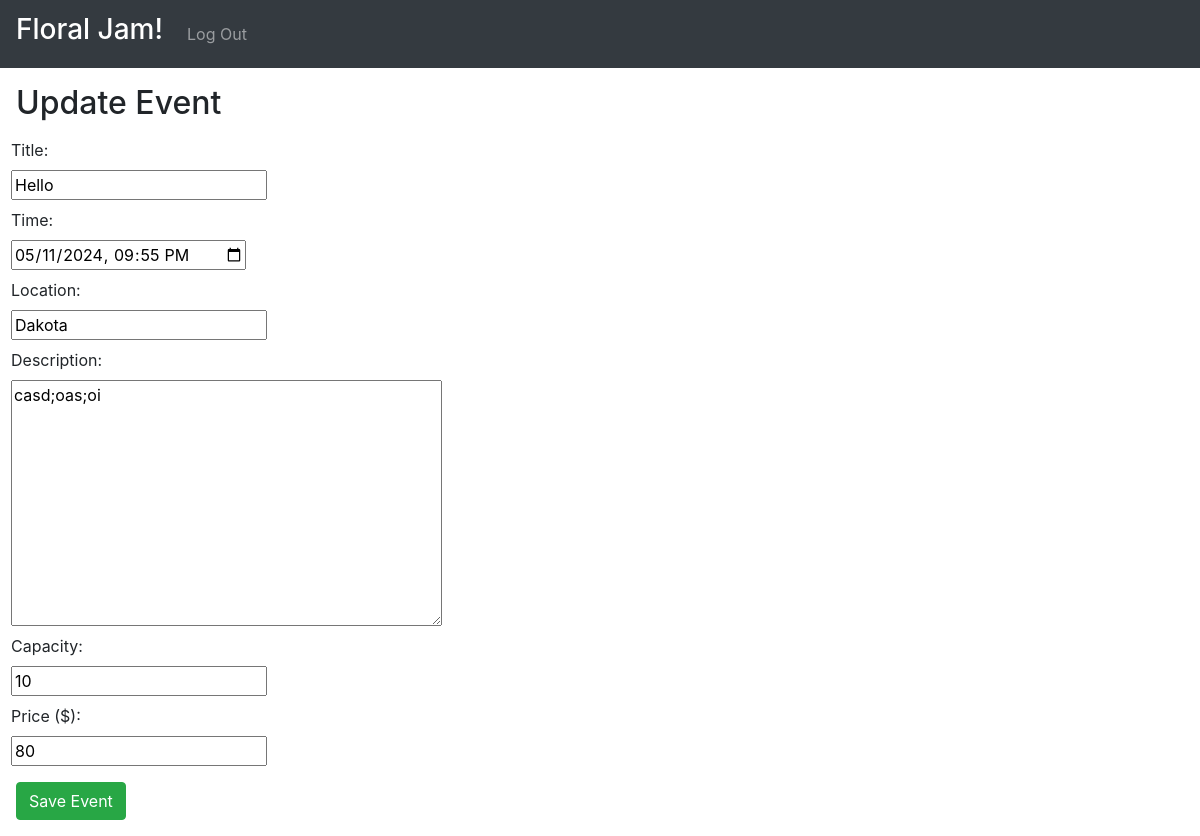
/create/1 (signed in), run on an earlier commit of the app's database.
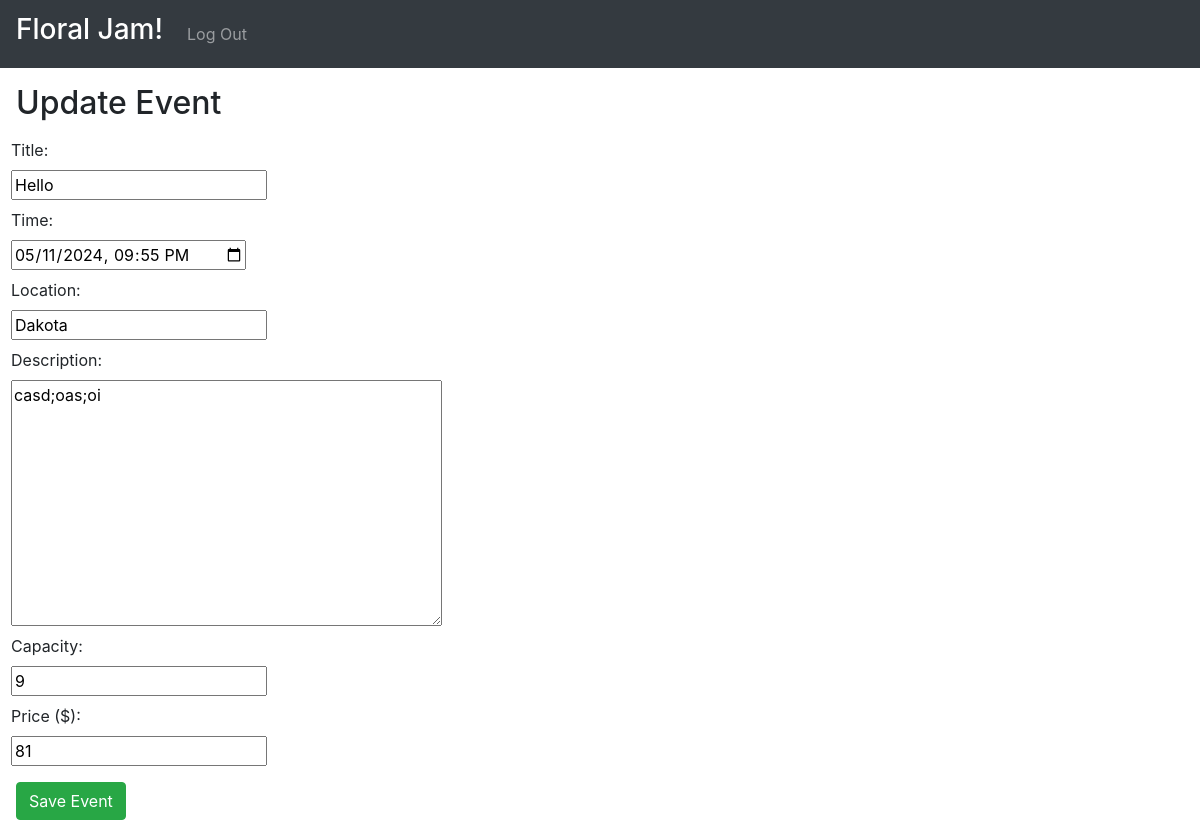
And on a later commit of the database.
### floral_jamming/models.py (models this page shows, shortened)
class Event(models.Model):
    title = models.CharField(max_length=100)
    price = models.IntegerField(validators=[MinValueValidator(0)], default=80)
    time = models.DateTimeField()
    location = models.CharField(max_length=300)
    description = models.CharField(max_length=3000)
    capacity = models.IntegerField(validators=[MinValueValidator(0)], default=10)
    creator = models.ForeignKey(User, on_delete=models.CASCADE, related_name="events")

### floral_jamming/views.py (the view)
# urls.py: path("create", views.create, name="create"),
@staff_member_required
def create(request: HttpRequest, event_id: int = 0) -> HttpResponse | HttpResponseRedirect:
     try:
          event = event_service.get_event_by_id(event_id)
     except Event_Does_Not_Exist:
          event = None
     if request.user != event.creator:
          auth_service.logout(request)
          return HttpResponseRedirect(reverse("floral_jamming:login", args=[event_id]))
     if request.method == "POST":
          form = EventForm(request.POST)
          try:
               if event_id > 0:
                    event = event_service.update_event(user=request.user, event_id=event_id, form=form)
               else:
                    event = event_service.create_event(user=request.user, form=form)
               return HttpResponseRedirect(reverse("floral_jamming:details", args=[event.id]))
          except Invalid_Form as e:
               return render(request, "floral_jamming/create.html", {
                    "message": e,
                    "form": form,
                    "event": event,
               })
     else:
          return render(request, "floral_jamming/create.html", {
               "form": EventForm(instance=event),
               "event": event,
          })

### floral_jamming/forms.py
class EventForm(forms.ModelForm):
    class Meta:
        model = Event
        fields = ['title', 'time', 'location', 'description', 'capacity', 'price']
        widgets = {
            'time': forms.DateTimeInput(attrs={'type': 'datetime-local'}),
            'description': forms.Textarea(),
            'capacity': forms.NumberInput(attrs={'min': 0}),
            'price': forms.NumberInput(attrs={'min': 0}),
        }
        labels = {
            'price': 'Price ($)',
        }

### floral_jamming/services/auth_service/auth_service.py (called while the page is built)
    @staticmethod
    def is_authenticated_user(user: User) -> bool:
        return user.is_authenticated and not is_guest_user(user)

### floral_jamming/services/event_service/event_service.py (called while the page is built)
    def get_event_by_id(self, event_id: int) -> Event:
        try:
            return Event.objects.get(id=event_id)
        except Event.DoesNotExist:
            raise Event_Does_Not_Exist()

### floral_jamming/templates/floral_jamming/create.html (shortened to what this page needs)
{% extends 'floral_jamming/layout.html' %}
{% load static %}
{% block body %}
    <h2 class="mb-3">
        {{ event|yesno:"Update,Create"}} Event
    </h2>
    {% if event %}
        {% url 'floral_jamming:create' event.id as url %}
    {% else %}
        {% url 'floral_jamming:create' as url %}
    {% endif %}
    <form action="{{ url }}" method="post">
        <div class="form-group">
            {% for field in form %}
            <div class="form-row mt-2">
                {{ field.label_tag }}
            </div>
            <div class="form-row mb-2">
                {{ field }}
            </div>
            {% endfor %}
        </div>
        <button type="submit" class="btn btn-success">Save Event</button>
    </form>
{% endblock %}

What changed in the data, as far as the page shows it:
changed Event "Hello": capacity "10" → "9"; price "80" → "81"
